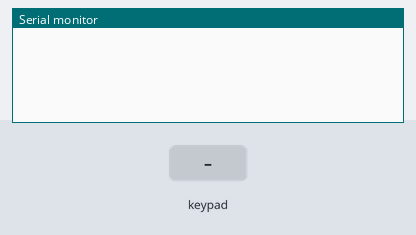
The sketch below on a simulated Arduino Uno, built with avr-gcc and run on an emulated ATmega328P. Parts: the last lines printed to the serial monitor. Wiring (inferred from the names in the program): 4×2 keypad with keys 1 2 3 4 5 6 7 8 (labels assumed): rows pin 9, pin 8, pin 7, pin 6; columns pin 5, pin 4. The test bench sets the inputs (shaded band).

Above: at 1.2 s.
1.3 s: key '1' pressed
At 2.1 s:
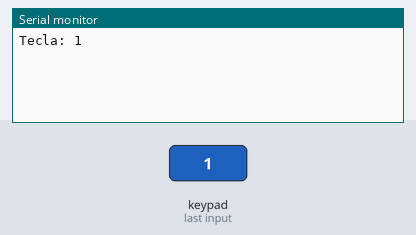
2.8 s: key '7' pressed
At 4.3 s:
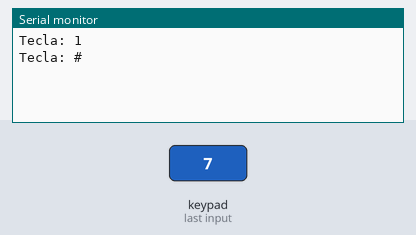

Measured:
- after the input at 1.3 s, the serial monitor: prints a new line at once (image 1)
- after the input at 2.8 s, the serial monitor: prints a new line at once (image 2)

The sketch:

Taller_8_punto_2_B_Correcto.ino
```cpp
/*
 * Manejo teclado matricial sin libreria.
 */

int numFilas = 4;
int numColumnas = 4;

byte pinesFilas[] = {9,8,7,6};                             //Creación vector con filas de conexión para arduino
byte pinesColumnas[] = {5,4,1,0};                         //Creación vector con los numero de pines de conexión del arduino.

char teclas[4][4] =                                     //Creación de matriz 4x4 con los respectivos valores asignados
{
  { '1','2','3', 'A' },
  { '4','5','6', 'B' },
  { '7','8','9', 'C' },
  { '#','0','*', 'D' }
};


void setup() {

  for(int i = 0; i < numFilas; i++)
  {
    pinMode(pinesFilas[i],OUTPUT);
    digitalWrite(pinesFilas[i],HIGH);
  }
  for(int j = 0; j < numColumnas; j++)
  {
    pinMode(pinesColumnas[j],INPUT_PULLUP);
  }

  Serial.begin(9600);
}

void loop() {
  //Barrido por filas
  for(int i = 0; i < numFilas; i++)
  {
    digitalWrite(pinesFilas[i], LOW);
    for(int j = 0; j < numColumnas; j++)
    {
      if(digitalRead(pinesColumnas[j])== LOW)
      {
        Serial.print("Tecla: ");
        Serial.println(teclas[i][j]);
        while(digitalRead(pinesColumnas[j]) == LOW){}
      }
    }
    digitalWrite(pinesFilas[i], HIGH);
  }
  delay(10);
}
```
